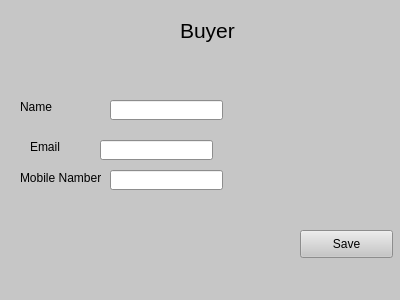
<?xml version="1.0" encoding="UTF-8"?>
<ui version="4.0">
 <class>buyer</class>
 <widget class="QWidget" name="buyer">
  <property name="geometry">
   <rect>
    <x>0</x>
    <y>0</y>
    <width>400</width>
    <height>300</height>
   </rect>
  </property>
  <property name="minimumSize">
   <size>
    <width>400</width>
    <height>300</height>
   </size>
  </property>
  <property name="maximumSize">
   <size>
    <width>400</width>
    <height>300</height>
   </size>
  </property>
  <property name="palette">
   <palette>
    <active>
     <colorrole role="WindowText">
      <brush brushstyle="SolidPattern">
       <color alpha="255">
        <red>0</red>
        <green>0</green>
        <blue>0</blue>
       </color>
      </brush>
     </colorrole>
     <colorrole role="Button">
      <brush brushstyle="SolidPattern">
       <color alpha="255">
        <red>198</red>
        <green>198</green>
        <blue>198</blue>
       </color>
      </brush>
     </colorrole>
     <colorrole role="Light">
      <brush brushstyle="SolidPattern">
       <color alpha="255">
        <red>255</red>
        <green>255</green>
        <blue>255</blue>
       </color>
      </brush>
     </colorrole>
     <colorrole role="Midlight">
      <brush brushstyle="SolidPattern">
       <color alpha="255">
        <red>226</red>
        <green>226</green>
        <blue>226</blue>
       </color>
      </brush>
     </colorrole>
     <colorrole role="Dark">
      <brush brushstyle="SolidPattern">
       <color alpha="255">
        <red>99</red>
        <green>99</green>
        <blue>99</blue>
       </color>
      </brush>
     </colorrole>
     <colorrole role="Mid">
      <brush brushstyle="SolidPattern">
       <color alpha="255">
        <red>132</red>
        <green>132</green>
        <blue>132</blue>
       </color>
      </brush>
     </colorrole>
     <colorrole role="Text">
      <brush brushstyle="SolidPattern">
       <color alpha="255">
        <red>0</red>
        <green>0</green>
        <blue>0</blue>
       </color>
      </brush>
     </colorrole>
     <colorrole role="BrightText">
      <brush brushstyle="SolidPattern">
       <color alpha="255">
        <red>255</red>
        <green>255</green>
        <blue>255</blue>
       </color>
      </brush>
     </colorrole>
     <colorrole role="ButtonText">
      <brush brushstyle="SolidPattern">
       <color alpha="255">
        <red>0</red>
        <green>0</green>
        <blue>0</blue>
       </color>
      </brush>
     </colorrole>
     <colorrole role="Base">
      <brush brushstyle="SolidPattern">
       <color alpha="255">
        <red>255</red>
        <green>255</green>
        <blue>255</blue>
       </color>
      </brush>
     </colorrole>
     <colorrole role="Window">
      <brush brushstyle="SolidPattern">
       <color alpha="255">
        <red>198</red>
        <green>198</green>
        <blue>198</blue>
       </color>
      </brush>
     </colorrole>
     <colorrole role="Shadow">
      <brush brushstyle="SolidPattern">
       <color alpha="255">
        <red>0</red>
        <green>0</green>
        <blue>0</blue>
       </color>
      </brush>
     </colorrole>
     <colorrole role="AlternateBase">
      <brush brushstyle="SolidPattern">
       <color alpha="255">
        <red>226</red>
        <green>226</green>
        <blue>226</blue>
       </color>
      </brush>
     </colorrole>
     <colorrole role="ToolTipBase">
      <brush brushstyle="SolidPattern">
       <color alpha="255">
        <red>255</red>
        <green>255</green>
        <blue>220</blue>
       </color>
      </brush>
     </colorrole>
     <colorrole role="ToolTipText">
      <brush brushstyle="SolidPattern">
       <color alpha="255">
        <red>0</red>
        <green>0</green>
        <blue>0</blue>
       </color>
      </brush>
     </colorrole>
     <colorrole role="PlaceholderText">
      <brush brushstyle="SolidPattern">
       <color alpha="128">
        <red>0</red>
        <green>0</green>
        <blue>0</blue>
       </color>
      </brush>
     </colorrole>
    </active>
    <inactive>
     <colorrole role="WindowText">
      <brush brushstyle="SolidPattern">
       <color alpha="255">
        <red>0</red>
        <green>0</green>
        <blue>0</blue>
       </color>
      </brush>
     </colorrole>
     <colorrole role="Button">
      <brush brushstyle="SolidPattern">
       <color alpha="255">
        <red>198</red>
        <green>198</green>
        <blue>198</blue>
       </color>
      </brush>
     </colorrole>
     <colorrole role="Light">
      <brush brushstyle="SolidPattern">
       <color alpha="255">
        <red>255</red>
        <green>255</green>
        <blue>255</blue>
       </color>
      </brush>
     </colorrole>
     <colorrole role="Midlight">
      <brush brushstyle="SolidPattern">
       <color alpha="255">
        <red>226</red>
        <green>226</green>
        <blue>226</blue>
       </color>
      </brush>
     </colorrole>
     <colorrole role="Dark">
      <brush brushstyle="SolidPattern">
       <color alpha="255">
        <red>99</red>
        <green>99</green>
        <blue>99</blue>
       </color>
      </brush>
     </colorrole>
     <colorrole role="Mid">
      <brush brushstyle="SolidPattern">
       <color alpha="255">
        <red>132</red>
        <green>132</green>
        <blue>132</blue>
       </color>
      </brush>
     </colorrole>
     <colorrole role="Text">
      <brush brushstyle="SolidPattern">
       <color alpha="255">
        <red>0</red>
        <green>0</green>
        <blue>0</blue>
       </color>
      </brush>
     </colorrole>
     <colorrole role="BrightText">
      <brush brushstyle="SolidPattern">
       <color alpha="255">
        <red>255</red>
        <green>255</green>
        <blue>255</blue>
       </color>
      </brush>
     </colorrole>
     <colorrole role="ButtonText">
      <brush brushstyle="SolidPattern">
       <color alpha="255">
        <red>0</red>
        <green>0</green>
        <blue>0</blue>
       </color>
      </brush>
     </colorrole>
     <colorrole role="Base">
      <brush brushstyle="SolidPattern">
       <color alpha="255">
        <red>255</red>
        <green>255</green>
        <blue>255</blue>
       </color>
      </brush>
     </colorrole>
     <colorrole role="Window">
      <brush brushstyle="SolidPattern">
       <color alpha="255">
        <red>198</red>
        <green>198</green>
        <blue>198</blue>
       </color>
      </brush>
     </colorrole>
     <colorrole role="Shadow">
      <brush brushstyle="SolidPattern">
       <color alpha="255">
        <red>0</red>
        <green>0</green>
        <blue>0</blue>
       </color>
      </brush>
     </colorrole>
     <colorrole role="AlternateBase">
      <brush brushstyle="SolidPattern">
       <color alpha="255">
        <red>226</red>
        <green>226</green>
        <blue>226</blue>
       </color>
      </brush>
     </colorrole>
     <colorrole role="ToolTipBase">
      <brush brushstyle="SolidPattern">
       <color alpha="255">
        <red>255</red>
        <green>255</green>
        <blue>220</blue>
       </color>
      </brush>
     </colorrole>
     <colorrole role="ToolTipText">
      <brush brushstyle="SolidPattern">
       <color alpha="255">
        <red>0</red>
        <green>0</green>
        <blue>0</blue>
       </color>
      </brush>
     </colorrole>
     <colorrole role="PlaceholderText">
      <brush brushstyle="SolidPattern">
       <color alpha="128">
        <red>0</red>
        <green>0</green>
        <blue>0</blue>
       </color>
      </brush>
     </colorrole>
    </inactive>
    <disabled>
     <colorrole role="WindowText">
      <brush brushstyle="SolidPattern">
       <color alpha="255">
        <red>99</red>
        <green>99</green>
        <blue>99</blue>
       </color>
      </brush>
     </colorrole>
     <colorrole role="Button">
      <brush brushstyle="SolidPattern">
       <color alpha="255">
        <red>198</red>
        <green>198</green>
        <blue>198</blue>
       </color>
      </brush>
     </colorrole>
     <colorrole role="Light">
      <brush brushstyle="SolidPattern">
       <color alpha="255">
        <red>255</red>
        <green>255</green>
        <blue>255</blue>
       </color>
      </brush>
     </colorrole>
     <colorrole role="Midlight">
      <brush brushstyle="SolidPattern">
       <color alpha="255">
        <red>226</red>
        <green>226</green>
        <blue>226</blue>
       </color>
      </brush>
     </colorrole>
     <colorrole role="Dark">
      <brush brushstyle="SolidPattern">
       <color alpha="255">
        <red>99</red>
        <green>99</green>
        <blue>99</blue>
       </color>
      </brush>
     </colorrole>
     <colorrole role="Mid">
      <brush brushstyle="SolidPattern">
       <color alpha="255">
        <red>132</red>
        <green>132</green>
        <blue>132</blue>
       </color>
      </brush>
     </colorrole>
     <colorrole role="Text">
      <brush brushstyle="SolidPattern">
       <color alpha="255">
        <red>99</red>
        <green>99</green>
        <blue>99</blue>
       </color>
      </brush>
     </colorrole>
     <colorrole role="BrightText">
      <brush brushstyle="SolidPattern">
       <color alpha="255">
        <red>255</red>
        <green>255</green>
        <blue>255</blue>
       </color>
      </brush>
     </colorrole>
     <colorrole role="ButtonText">
      <brush brushstyle="SolidPattern">
       <color alpha="255">
        <red>99</red>
        <green>99</green>
        <blue>99</blue>
       </color>
      </brush>
     </colorrole>
     <colorrole role="Base">
      <brush brushstyle="SolidPattern">
       <color alpha="255">
        <red>198</red>
        <green>198</green>
        <blue>198</blue>
       </color>
      </brush>
     </colorrole>
     <colorrole role="Window">
      <brush brushstyle="SolidPattern">
       <color alpha="255">
        <red>198</red>
        <green>198</green>
        <blue>198</blue>
       </color>
      </brush>
     </colorrole>
     <colorrole role="Shadow">
      <brush brushstyle="SolidPattern">
       <color alpha="255">
        <red>0</red>
        <green>0</green>
        <blue>0</blue>
       </color>
      </brush>
     </colorrole>
     <colorrole role="AlternateBase">
      <brush brushstyle="SolidPattern">
       <color alpha="255">
        <red>198</red>
        <green>198</green>
        <blue>198</blue>
       </color>
      </brush>
     </colorrole>
     <colorrole role="ToolTipBase">
      <brush brushstyle="SolidPattern">
       <color alpha="255">
        <red>255</red>
        <green>255</green>
        <blue>220</blue>
       </color>
      </brush>
     </colorrole>
     <colorrole role="ToolTipText">
      <brush brushstyle="SolidPattern">
       <color alpha="255">
        <red>0</red>
        <green>0</green>
        <blue>0</blue>
       </color>
      </brush>
     </colorrole>
     <colorrole role="PlaceholderText">
      <brush brushstyle="SolidPattern">
       <color alpha="128">
        <red>0</red>
        <green>0</green>
        <blue>0</blue>
       </color>
      </brush>
     </colorrole>
    </disabled>
   </palette>
  </property>
  <property name="windowTitle">
   <string>Form</string>
  </property>
  <widget class="QLabel" name="label">
   <property name="geometry">
    <rect>
     <x>180</x>
     <y>10</y>
     <width>61</width>
     <height>41</height>
    </rect>
   </property>
   <property name="font">
    <font>
     <pointsize>16</pointsize>
    </font>
   </property>
   <property name="text">
    <string>Buyer</string>
   </property>
  </widget>
  <widget class="QLabel" name="label_2">
   <property name="geometry">
    <rect>
     <x>20</x>
     <y>100</y>
     <width>47</width>
     <height>13</height>
    </rect>
   </property>
   <property name="text">
    <string>Name</string>
   </property>
  </widget>
  <widget class="QLabel" name="label_3">
   <property name="geometry">
    <rect>
     <x>30</x>
     <y>140</y>
     <width>47</width>
     <height>13</height>
    </rect>
   </property>
   <property name="text">
    <string>Email</string>
   </property>
  </widget>
  <widget class="QLabel" name="label_4">
   <property name="geometry">
    <rect>
     <x>20</x>
     <y>170</y>
     <width>81</width>
     <height>16</height>
    </rect>
   </property>
   <property name="text">
    <string>Mobile Namber</string>
   </property>
  </widget>
  <widget class="QLineEdit" name="mobile_LineEdit">
   <property name="geometry">
    <rect>
     <x>110</x>
     <y>170</y>
     <width>113</width>
     <height>20</height>
    </rect>
   </property>
  </widget>
  <widget class="QLineEdit" name="email_LineEdit">
   <property name="geometry">
    <rect>
     <x>100</x>
     <y>140</y>
     <width>113</width>
     <height>20</height>
    </rect>
   </property>
  </widget>
  <widget class="QLineEdit" name="name_LineEdit">
   <property name="geometry">
    <rect>
     <x>110</x>
     <y>100</y>
     <width>113</width>
     <height>20</height>
    </rect>
   </property>
  </widget>
  <widget class="QPushButton" name="saveButton">
   <property name="geometry">
    <rect>
     <x>300</x>
     <y>230</y>
     <width>93</width>
     <height>28</height>
    </rect>
   </property>
   <property name="text">
    <string>Save</string>
   </property>
  </widget>
 </widget>
 <resources/>
 <connections/>
</ui>
